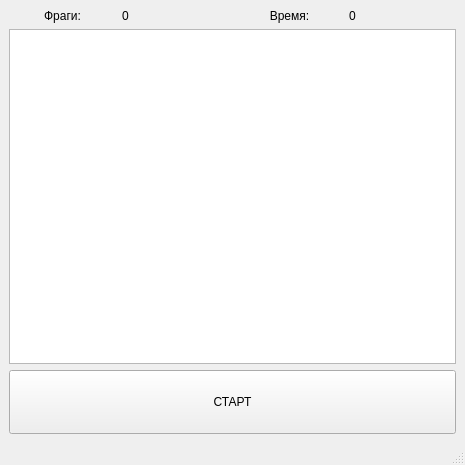
<?xml version="1.0" encoding="UTF-8"?>
<ui version="4.0">
 <class>MainWindow</class>
 <widget class="QMainWindow" name="MainWindow">
  <property name="geometry">
   <rect>
    <x>0</x>
    <y>0</y>
    <width>465</width>
    <height>465</height>
   </rect>
  </property>
  <property name="windowTitle">
   <string>MainWindow</string>
  </property>
  <widget class="QWidget" name="centralwidget">
   <layout class="QHBoxLayout" name="horizontalLayout">
    <item>
     <layout class="QVBoxLayout" name="verticalLayout">
      <item>
       <layout class="QHBoxLayout" name="horizontalLayout_2">
        <item>
         <widget class="QLabel" name="label">
          <property name="text">
           <string>Фраги:</string>
          </property>
          <property name="alignment">
           <set>Qt::AlignCenter</set>
          </property>
         </widget>
        </item>
        <item>
         <widget class="QLabel" name="lbl_count_bug">
          <property name="text">
           <string>0</string>
          </property>
          <property name="alignment">
           <set>Qt::AlignLeading|Qt::AlignLeft|Qt::AlignVCenter</set>
          </property>
         </widget>
        </item>
        <item>
         <widget class="QLabel" name="label_2">
          <property name="text">
           <string>Время:</string>
          </property>
          <property name="alignment">
           <set>Qt::AlignCenter</set>
          </property>
         </widget>
        </item>
        <item>
         <widget class="QLabel" name="lbl_count_time">
          <property name="text">
           <string>0</string>
          </property>
          <property name="alignment">
           <set>Qt::AlignLeading|Qt::AlignLeft|Qt::AlignVCenter</set>
          </property>
         </widget>
        </item>
       </layout>
      </item>
      <item>
       <widget class="QGraphicsView" name="graphicsView"/>
      </item>
      <item>
       <widget class="QPushButton" name="butt_start">
        <property name="sizePolicy">
         <sizepolicy hsizetype="Expanding" vsizetype="Minimum">
          <horstretch>0</horstretch>
          <verstretch>0</verstretch>
         </sizepolicy>
        </property>
        <property name="minimumSize">
         <size>
          <width>0</width>
          <height>64</height>
         </size>
        </property>
        <property name="baseSize">
         <size>
          <width>0</width>
          <height>64</height>
         </size>
        </property>
        <property name="text">
         <string>СТАРТ</string>
        </property>
       </widget>
      </item>
     </layout>
    </item>
   </layout>
  </widget>
  <widget class="QMenuBar" name="menubar">
   <property name="geometry">
    <rect>
     <x>0</x>
     <y>0</y>
     <width>465</width>
     <height>24</height>
    </rect>
   </property>
  </widget>
  <widget class="QStatusBar" name="statusbar"/>
 </widget>
 <resources/>
 <connections/>
</ui>
